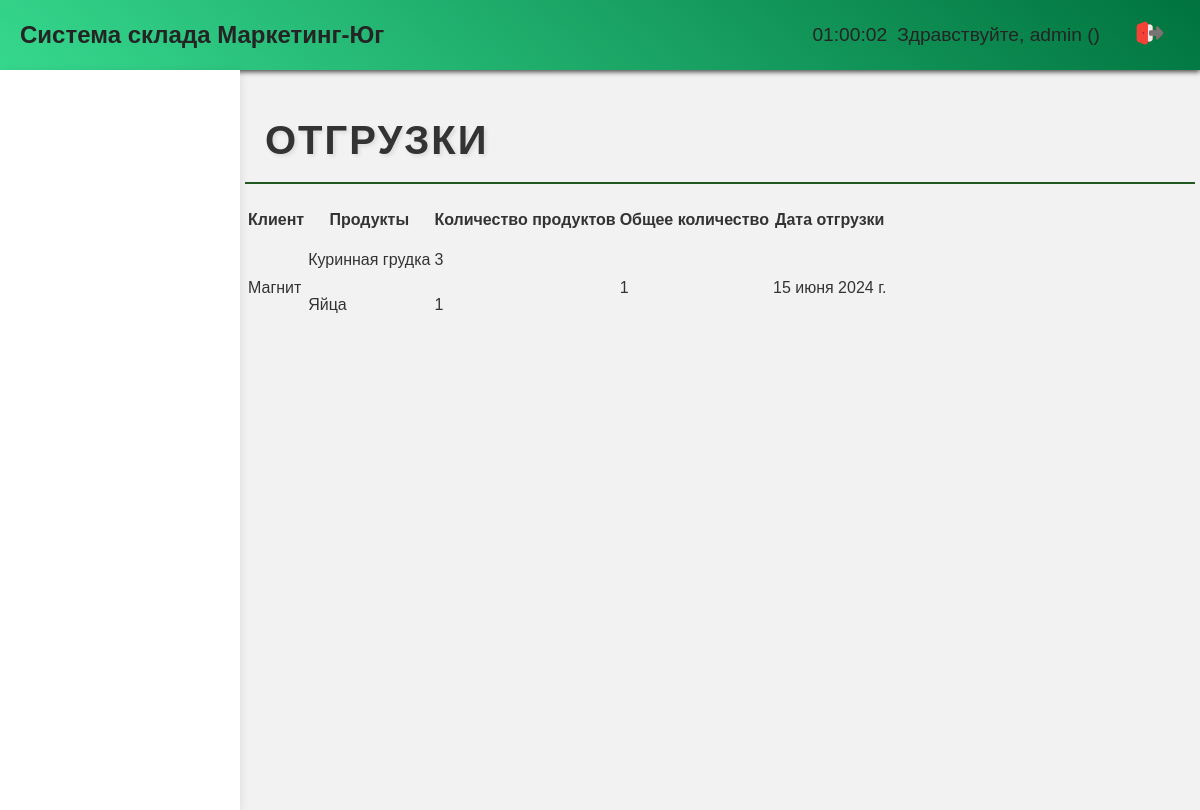
Screenshot of /shipment/ (signed in) with the database file from the repository.
### base/models.py (models this page shows, shortened)
class Shipment(models.Model):
    customer = models.CharField(max_length=100)
    products = models.ManyToManyField(ShipmentProduct, related_name='shipment')
    quantity = models.IntegerField()
    date_shipped = models.DateField()
    class Meta:
        verbose_name = 'Отгрузка'
        verbose_name_plural = 'Отгрузки'

class ShipmentProduct(models.Model):
    product = models.ForeignKey(Product, on_delete=models.CASCADE)
    quantity = models.IntegerField()
    class Meta:
        verbose_name = 'Продукт отгрузки'
        verbose_name_plural = 'Продукты отгрузок'

class Product(models.Model):
    name = models.CharField(max_length=100)
    product_type = models.ForeignKey('ProductType', on_delete=models.CASCADE)
    description = models.TextField(blank=True, null=True)
    price = models.DecimalField(max_digits=10, decimal_places=2)
    quantity = models.IntegerField(default=0)
    updated = models.DateTimeField(auto_now=True)
    created = models.DateTimeField(auto_now_add=True)
    class Meta:
        verbose_name = 'Продукция'
        verbose_name_plural = 'Продукции'

### base/views.py (the view)
# urls.py: path('shipment/', views.shipment, name='shipment'),
def shipment(request):
    shipments = Shipment.objects.all()
    shipment_products = ShipmentProduct.objects.all()
    context = {
        'shipments': shipments,
        'shipment_products': shipment_products
    }
    return render(request, 'shipment.html', context)

### base/templatetags/group_tags.py (called while the page is built)
@register.filter(name='has_group')
def has_group(user, group_name):
    return user.groups.filter(name=group_name).exists()

### templates/shipment.html (shortened to what this page needs)
{% extends 'home.html' %}
{% load static %}
{% block content %}
<h2>Отгрузки</h2>
<table class="shipment-table">
<thead>
<tr>
    <th>Клиент</th>
    <th>Продукты</th>
    <th>Количество продуктов</th>
    <th>Общее количество</th>
    <th>Дата отгрузки</th>
</tr>
</thead>
<tbody>
{% for shipment in shipments %}
<tr>
    <td>{{ shipment.customer }}</td>
    <td class="text2">
        {% for shipment_product in shipment_products.all %}
            <p> {{ shipment_product.product.name }} </p>
        {% endfor %}
    </td>
    <td class="text2">
        {% for shipment_product in shipment_products.all %}
            <p> {{ shipment_product.quantity }} </p>
        {% endfor %}
    </td>
    <td>{{ shipment.quantity }}</td>
    <td>{{ shipment.date_shipped }}</td>
</tr>
{% empty %}
<tr>
    <td colspan="5">Нет данных об отгрузках</td>
</tr>
{% endfor %}
</tbody>
</table>
{% endblock %}

### templates/header.html (shortened to what this page needs)
<header>
{% load static %}
    <link rel="stylesheet" href="{% static 'styles/header.css' %}">
    <div class="header-left">
        <h1>Система склада Маркетинг-Юг</h1>
    </div>
    <div class="header-right">
    <span id="current-time"></span>
        {% if user.is_authenticated %}
            <span>Здравствуйте, {{ user.username }} ({{ user.groups.first.name }})</span>
        <a href="{% url 'logout' %}">
            <img src="{% static 'images/exit.svg' %}" alt="Выход">
            </a>
        {% else %}
            <a href="{% url 'login' %}">Войти</a>
        {% endif %}
    </div>
</header>

### static/styles/home.css (style rules this page uses)
body { font-family: Arial, sans-serif; background: #f2f2f2; margin: 0; padding: 0; display: flex; flex-direction: column; }
header { background: linear-gradient(220deg, #00733E, #36D88E); color: #ffffff; padding: 10px 20px; display: flex; justify-content: space-between; align-items: center; }
h2 { font-family: 'Arial', sans-serif; font-size: 2.5rem; font-weight: bold; color: #333; text-transform: uppercase; letter-spacing: 2px; text-shadow: 2px 2px 4px rgba(0, 0, 0, 0.1); margin-bottom: 20px; padding-left: 20px; border-bottom: 2px solid rgba(12, 73, 12, 0.9); padding-bottom: 10px; position: relative; }
.content p { font-size: 2rem; line-height: 1.6; color: #666666; margin-bottom: 20px; }
.text2 p { font-size: 1em; color: #333; margin-top: 10px; }
.header-left h1 { margin: 0; }
.header-right { display: flex; align-items: center; }
.header-right span { margin-right: 20px; }
.header-right a { color: #ffffff; text-decoration: none; margin-left: 10px; }

### static/styles/header.css (style rules this page uses)
header { background-color: #007633; color: #252424; padding: 10px 20px; display: flex; justify-content: space-between; align-items: center; box-shadow: 0 2px 5px rgba(0, 0, 0, 0.7); }
.header-left h1 { font-size: 1.5rem; margin: 0; }
.header-right { display: flex; align-items: center; }
.header-right span { margin-right: 10px; font-size: 1.2rem; }
.header-right a { color: #252424; text-decoration: none; padding: 8px 15px; border-radius: 5px; transition: background-color 0.3s ease; }

### rows the page displays
Shipment: customer "Магнит", quantity "1", date_shipped "15 июня 2024 г."
ShipmentProduct: product.name "Куринная грудка", quantity "3"
ShipmentProduct: product.name "Яйца", quantity "1"

### other values shown
{{ user.username }} "admin"
